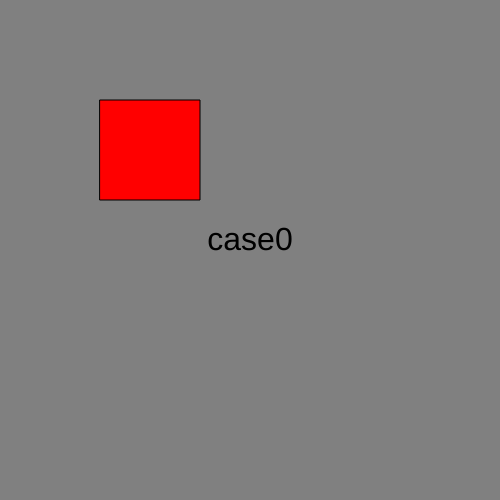
Frame 1 (no input)
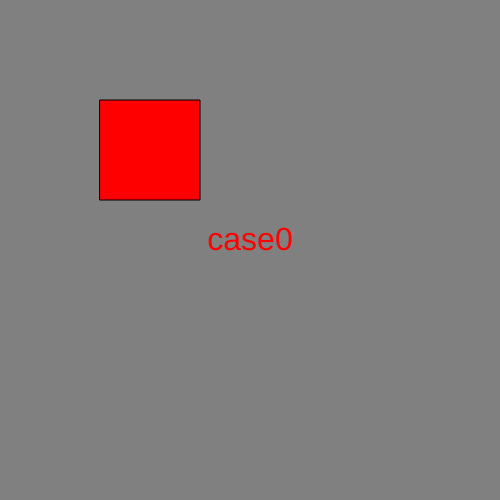
Frame 60 (no input)
Frame 120 (the mouse pressed at the canvas centre since frame 60): identical to frame 60, image omitted

The p5.js sketch that drew these frames (run headless with seeded random() and noise() and a simulated clock; from frame 60 on, the mouse is pressed at the canvas centre):

// p5.js sketch
// ── sketch.js
let state = 0;

function setup() {
  createCanvas(500, 500);
  textSize(32);
  textAlign(CENTER);
}

function draw() {

  switch (state) {

    case 0:
      background('grey');
      text("case0", 250, 250)
      break;

    case 1:
      background('green');
  text("case1", 250, 250)
  break;

  case 2:
    background('white');
  text("case2", 250, 250)
  break;
}

fill('red');
rect(100, 100, 100, 100);

}

function mouseReleased() {

  if ((mouseX > 100) && (mouseX < 200) && (mouseY > 100) && (mouseY < 200)) {
    state++;
    if (state > 2) {
      state = 0;
    }
  }

}
